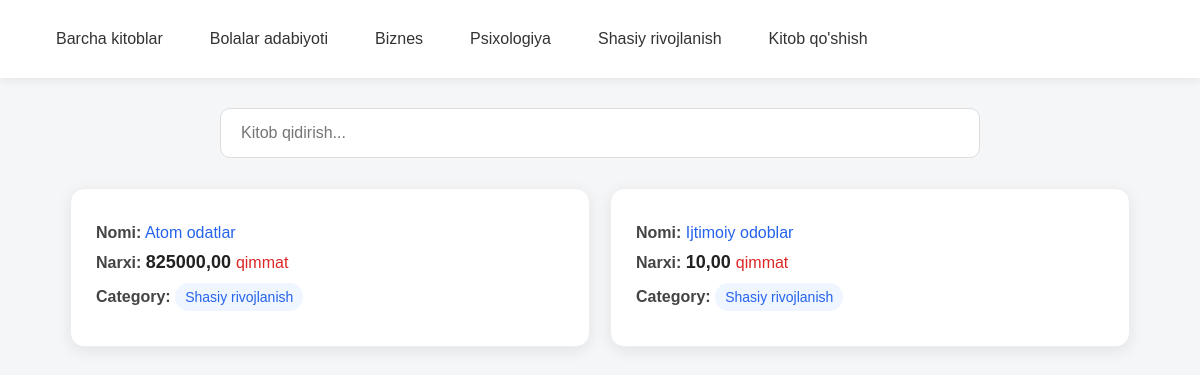
The page /category/4/ (signed in) on the database its author committed.
### main/models.py (models this page shows, shortened)
class Category(models.Model):
    name = models.CharField(max_length=255, unique=True)

class Book(models.Model):
    title = models.CharField(max_length=255)
    introduction = models.TextField(null=True, blank=True)
    price = models.DecimalField(max_digits=10, decimal_places=2)
    image = models.ImageField(upload_to="images/", null=True, blank=True)
    created = models.DateTimeField(auto_now_add=True)
    updated = models.DateTimeField(auto_now=True)
    published = models.BooleanField(default=True)
    category = models.ForeignKey(Category, on_delete=models.CASCADE)

### main/views.py (the view)
# urls.py: path('category/<int:category_id>/', books_by_category, name='books_by_category'),
def books_by_category(request, category_id):
    categories = Category.objects.all()
    books = Book.objects.filter(category_id=category_id, published=True)
    context = {
        "books": books,
        "categories": categories
    }
    return render(request, "main/index.html", context)

### main/templates/main/index.html (shortened to what this page needs)
{% load static %}
<!DOCTYPE html>
<html lang="uz">
<head>
    <link rel="stylesheet" href="{% static 'css/style.css' %}">
</head>
<body>
<nav class="navbar">
    <a href="#"
       class="category-link active"
       data-category="all">
        Barcha kitoblar
    </a>
    {% for category in categories %}
    <a href="{% url 'books_by_category' category.pk %}">
        {{ category.name }}
    </a>
    {% endfor %}
    {% if request.user.is_superuser %}
    <a href="{% url 'add_book' %}">Kitob qo'shish</a>
    {% endif %}
</nav>
<div class="search-box">
    <input
            type="text"
            id="searchInput"
            placeholder="Kitob qidirish..."
    >
</div>
<div class="books-container">
    {% for book in books %}
    <div
            class="book-card"
            data-category="{{ book.category.name }}"
    >
        <ul class="book-info">
            <li class="book-title">
                <b>Nomi:</b>
                <a href="{% url 'detail' book.id %}">
                    {{ book.title }}
                </a>
            </li>
            <li>
                <b>Narxi:</b>
                <span class="price">
                        {{ book.price }}
                    </span>
                {% if book.price >= 10 %}
                <span class="expensive">
                            qimmat
                        </span>
                {% else %}
                <span class="cheap">
                            arzon
                        </span>
                {% endif %}
            </li>
            <li>
                <b>Category:</b>
                <span class="category">
                        {{ book.category.name }}
                    </span>
            </li>
        </ul>
    </div>
    {% endfor %}
</div>
</body>
</html>

### staticfiles/css/style.css (style rules this page uses)
* { margin: 0; padding: 0; box-sizing: border-box; }
body { font-family: Arial, sans-serif; background-color: #f4f6f8; color: #222; }
.navbar { background-color: #ffffff; padding: 20px 40px; display: flex; align-items: center; gap: 15px; flex-wrap: wrap; box-shadow: 0 2px 10px rgba(0, 0, 0, 0.08); position: sticky; top: 0; z-index: 100; }
.navbar a { text-decoration: none; color: #333; padding: 10px 16px; border-radius: 8px; transition: 0.3s; }
.search-box { max-width: 800px; margin: 30px auto 20px; padding: 0 20px; }
.search-box input { width: 100%; padding: 15px 20px; border: 1px solid #ddd; border-radius: 10px; font-size: 16px; outline: none; transition: 0.3s; }
.books-container { max-width: 1100px; margin: 30px auto; padding: 0 20px; display: grid; grid-template-columns: repeat(auto-fit, minmax(280px, 1fr)); gap: 20px; }
.book-card { background-color: white; border-radius: 14px; padding: 25px; box-shadow: 0 4px 15px rgba(0, 0, 0, 0.08); transition: 0.3s; border: 1px solid #eee; }
.book-title { font-size: 21px; margin-bottom: 15px; }
.book-title a { color: #2563eb; text-decoration: none; }
.book-info { list-style: none; }
.book-info li { margin: 10px 0; font-size: 16px; }
.book-info b { color: #444; }
.price { font-size: 18px; font-weight: bold; }
.expensive { color: #dc2626; }
.category { display: inline-block; background-color: #eff6ff; color: #2563eb; padding: 6px 10px; border-radius: 20px; font-size: 14px; }

### rows shown on the page
Category: name "Bolalar adabiyoti"
Category: name "Biznes"
Category: name "Psixologiya"
Category: name "Shasiy rivojlanish"
Book: title "Atom odatlar", price "825000,00", shows "qimmat", category.name "Shasiy rivojlanish"
Book: title "Ijtimoiy odoblar", price "10,00", shows "qimmat", category.name "Shasiy rivojlanish"
